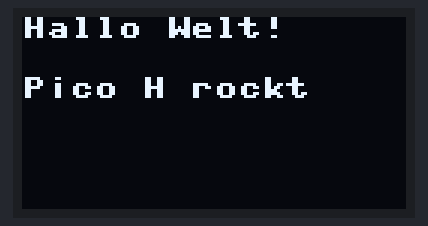
Simulated run of this program. Board: Raspberry Pi Pico running MicroPython. On the bench: 128×64 one-colour display. Library files of the repository ran but are not shown: ssd1306.py; what the program prints to the serial console is not drawn. At 0.1 s the program stops and its outputs stay as they are.

Above: at 0.1 s.

The program:

02_oled_hallo_welt.py
```python
"""
Lektion 3.2: OLED-Display – "Hallo Welt"

LERNZIELE:
- I²C einrichten und verstehen
- Text auf einem grafischen Display ausgeben
- Die SSD1306-Bibliothek benutzen

PYTHON-KONZEPTE:
- Klassen nutzen (display.text, display.show)
- I²C-Scan zur Fehlersuche

VORAUSSETZUNG:
  lib/ssd1306.py muss auf dem Pico liegen! (siehe SETUP.md)

HARDWARE:
- OLED SSD1306 128x64 mit I²C-Anschluss (4 Pins)

VERKABELUNG:
  OLED VCC  ──── Pico 3V3  (Pin 36)
  OLED GND  ──── Pico GND  (Pin 38)
  OLED SDA  ──── Pico GPIO 16 (Pin 21)
  OLED SCL  ──── Pico GPIO 17 (Pin 22)
"""

from machine import Pin, I2C
from ssd1306 import SSD1306_I2C

# I²C-Bus 0 an den genannten Pins aufbauen
i2c = I2C(0, scl=Pin(17), sda=Pin(16), freq=400000)

# Kontrolle: welche Adressen antworten auf dem Bus?
print("I2C-Scan:", [hex(a) for a in i2c.scan()])

# Typische Adresse = 0x3C. Falls dein Display 0x3D meldet:
# display = SSD1306_I2C(128, 64, i2c, addr=0x3D)
display = SSD1306_I2C(128, 64, i2c)

display.fill(0)                     # Bildschirm löschen
display.text("Hallo Welt!", 0, 0)   # x=0, y=0 (links oben)
display.text("Pico H rockt", 0, 20)
display.show()                      # sichtbar machen!


# ============================================================
# AUFGABEN ZUM AUSPROBIEREN
# ============================================================
# 1. Verändere die Koordinaten so, dass der Text mittig steht.
#    Tipp: eine Zeile ist 8 Pixel hoch, ein Zeichen 8 Pixel breit.
#
# 2. Zeige deinen Namen in der Mitte, darüber einen Rahmen mit
#    display.rect(x, y, breite, hoehe, 1).
#
# 3. Zeichne einen Kreis in die Ecke. Tipp:
#    for w in range(0, 360): setze pixel mit sin/cos ...
#    (ohne Kreis-Funktion -- das ist die Aufgabe!)
#
# 4. CHALLENGE: Tastendruck-Zähler aus Lektion 02 auf dem OLED
#    statt im Terminal anzeigen.
# ============================================================
```
